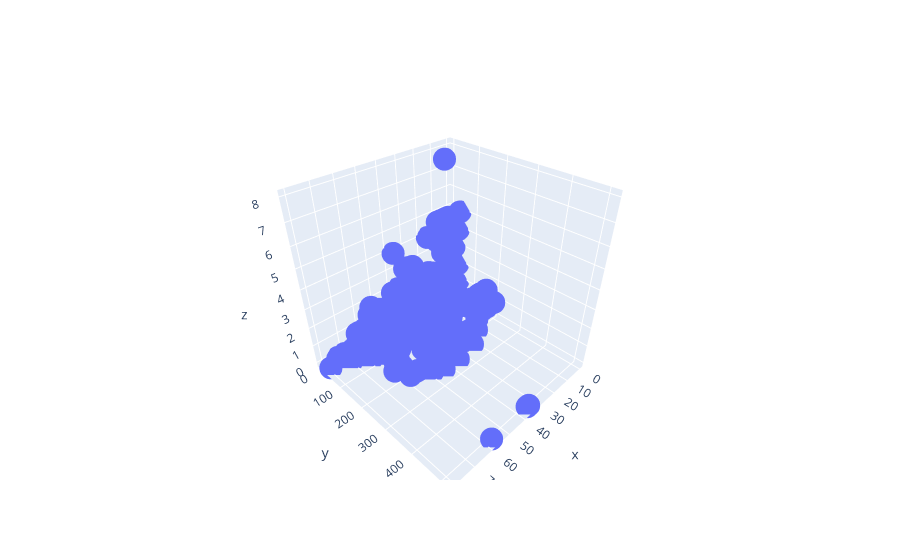

Notebook code cell kept with this figure:
### Code cell
fig = go.Figure(data=[go.Scatter3d(x=titanic_data['Age'], y=titanic_data['Fare'], z=titanic_data['SibSp'], mode='markers')])
fig.show()

### Figure 1 — Plotly figure (JSON) as saved in the notebook; plotly's stock layout.template omitted (floating-point values rounded to 4 significant figures; data arrays with more than 128 entries replaced by an {"elided": "..."} marker saying what was removed)
{"data": [{"mode": "markers", "type": "scatter3d", "x": {"elided": "1309 float values"}, "y": {"elided": "1309 float values"}, "z": {"elided": "1309 int values"}}], "layout": {}}
